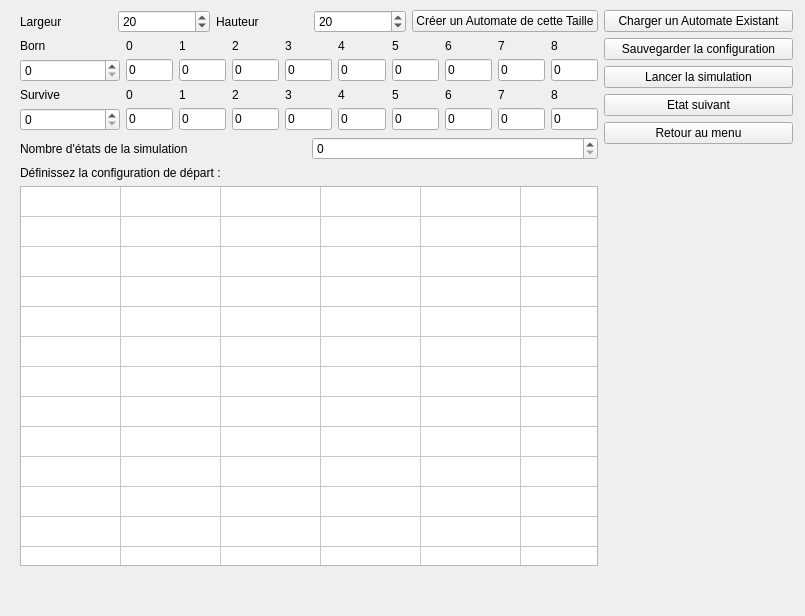
<?xml version="1.0" encoding="UTF-8"?>
<ui version="4.0">
 <class>Automate_2D</class>
 <widget class="QWidget" name="Automate_2D">
  <property name="geometry">
   <rect>
    <x>0</x>
    <y>0</y>
    <width>805</width>
    <height>616</height>
   </rect>
  </property>
  <property name="windowTitle">
   <string>Form</string>
  </property>
  <widget class="QWidget" name="verticalLayoutWidget">
   <property name="geometry">
    <rect>
     <x>604</x>
     <y>10</y>
     <width>189</width>
     <height>556</height>
    </rect>
   </property>
   <layout class="QVBoxLayout" name="verticalLayout_5">
    <property name="sizeConstraint">
     <enum>QLayout::SetDefaultConstraint</enum>
    </property>
    <item>
     <widget class="QPushButton" name="charge">
      <property name="text">
       <string>Charger un Automate Existant</string>
      </property>
     </widget>
    </item>
    <item>
     <widget class="QPushButton" name="save">
      <property name="text">
       <string>Sauvegarder la configuration</string>
      </property>
     </widget>
    </item>
    <item>
     <widget class="QPushButton" name="run">
      <property name="text">
       <string>Lancer la simulation</string>
      </property>
     </widget>
    </item>
    <item>
     <widget class="QPushButton" name="next">
      <property name="text">
       <string>Etat suivant</string>
      </property>
     </widget>
    </item>
    <item>
     <widget class="QPushButton" name="menu">
      <property name="text">
       <string>Retour au menu</string>
      </property>
     </widget>
    </item>
    <item>
     <spacer name="verticalSpacer">
      <property name="orientation">
       <enum>Qt::Vertical</enum>
      </property>
      <property name="sizeHint" stdset="0">
       <size>
        <width>20</width>
        <height>40</height>
       </size>
      </property>
     </spacer>
    </item>
   </layout>
  </widget>
  <widget class="QWidget" name="verticalLayoutWidget_2">
   <property name="geometry">
    <rect>
     <x>20</x>
     <y>10</y>
     <width>578</width>
     <height>556</height>
    </rect>
   </property>
   <layout class="QVBoxLayout" name="verticalLayout_6">
    <property name="sizeConstraint">
     <enum>QLayout::SetDefaultConstraint</enum>
    </property>
    <item>
     <layout class="QHBoxLayout" name="horizontalLayout_3">
      <item>
       <widget class="QLabel" name="size_l">
        <property name="text">
         <string>Largeur</string>
        </property>
       </widget>
      </item>
      <item>
       <widget class="QSpinBox" name="hauteur">
        <property name="value">
         <number>20</number>
        </property>
       </widget>
      </item>
      <item>
       <widget class="QLabel" name="label">
        <property name="text">
         <string>Hauteur</string>
        </property>
       </widget>
      </item>
      <item>
       <widget class="QSpinBox" name="largeur">
        <property name="value">
         <number>20</number>
        </property>
       </widget>
      </item>
      <item>
       <widget class="QPushButton" name="size">
        <property name="autoFillBackground">
         <bool>false</bool>
        </property>
        <property name="text">
         <string>Créer un Automate de cette Taille</string>
        </property>
        <property name="checkable">
         <bool>false</bool>
        </property>
        <property name="flat">
         <bool>false</bool>
        </property>
       </widget>
      </item>
     </layout>
    </item>
    <item>
     <layout class="QHBoxLayout" name="horizontalLayout_5">
      <item>
       <layout class="QVBoxLayout" name="verticalLayout_17">
        <item>
         <widget class="QLabel" name="born_l">
          <property name="text">
           <string>Born</string>
          </property>
         </widget>
        </item>
        <item>
         <widget class="QSpinBox" name="born">
          <property name="minimumSize">
           <size>
            <width>100</width>
            <height>0</height>
           </size>
          </property>
          <property name="maximum">
           <number>256</number>
          </property>
         </widget>
        </item>
        <item>
         <spacer name="verticalSpacer_10">
          <property name="orientation">
           <enum>Qt::Vertical</enum>
          </property>
          <property name="sizeHint" stdset="0">
           <size>
            <width>20</width>
            <height>40</height>
           </size>
          </property>
         </spacer>
        </item>
       </layout>
      </item>
      <item>
       <layout class="QVBoxLayout" name="verticalLayout_7">
        <item>
         <widget class="QLabel" name="Bitl0">
          <property name="text">
           <string>0</string>
          </property>
         </widget>
        </item>
        <item>
         <widget class="QLineEdit" name="Born0">
          <property name="text">
           <string>0</string>
          </property>
         </widget>
        </item>
        <item>
         <spacer name="verticalSpacer_3">
          <property name="orientation">
           <enum>Qt::Vertical</enum>
          </property>
          <property name="sizeHint" stdset="0">
           <size>
            <width>20</width>
            <height>40</height>
           </size>
          </property>
         </spacer>
        </item>
       </layout>
      </item>
      <item>
       <layout class="QVBoxLayout" name="verticalLayout_10">
        <item>
         <widget class="QLabel" name="Bitl1">
          <property name="text">
           <string>1</string>
          </property>
         </widget>
        </item>
        <item>
         <widget class="QLineEdit" name="Born1">
          <property name="text">
           <string>0</string>
          </property>
         </widget>
        </item>
        <item>
         <spacer name="verticalSpacer_2">
          <property name="orientation">
           <enum>Qt::Vertical</enum>
          </property>
          <property name="sizeHint" stdset="0">
           <size>
            <width>20</width>
            <height>40</height>
           </size>
          </property>
         </spacer>
        </item>
       </layout>
      </item>
      <item>
       <layout class="QVBoxLayout" name="verticalLayout_11">
        <item>
         <widget class="QLabel" name="Bitl2">
          <property name="text">
           <string>2</string>
          </property>
         </widget>
        </item>
        <item>
         <widget class="QLineEdit" name="Born2">
          <property name="text">
           <string>0</string>
          </property>
         </widget>
        </item>
        <item>
         <spacer name="verticalSpacer_4">
          <property name="orientation">
           <enum>Qt::Vertical</enum>
          </property>
          <property name="sizeHint" stdset="0">
           <size>
            <width>20</width>
            <height>40</height>
           </size>
          </property>
         </spacer>
        </item>
       </layout>
      </item>
      <item>
       <layout class="QVBoxLayout" name="verticalLayout_12">
        <item>
         <widget class="QLabel" name="Bitl3">
          <property name="text">
           <string>3</string>
          </property>
         </widget>
        </item>
        <item>
         <widget class="QLineEdit" name="Born3">
          <property name="text">
           <string>0</string>
          </property>
         </widget>
        </item>
        <item>
         <spacer name="verticalSpacer_5">
          <property name="orientation">
           <enum>Qt::Vertical</enum>
          </property>
          <property name="sizeHint" stdset="0">
           <size>
            <width>20</width>
            <height>40</height>
           </size>
          </property>
         </spacer>
        </item>
       </layout>
      </item>
      <item>
       <layout class="QVBoxLayout" name="verticalLayout_13">
        <item>
         <widget class="QLabel" name="Bitl4">
          <property name="text">
           <string>4</string>
          </property>
         </widget>
        </item>
        <item>
         <widget class="QLineEdit" name="Born4">
          <property name="text">
           <string>0</string>
          </property>
         </widget>
        </item>
        <item>
         <spacer name="verticalSpacer_6">
          <property name="orientation">
           <enum>Qt::Vertical</enum>
          </property>
          <property name="sizeHint" stdset="0">
           <size>
            <width>20</width>
            <height>40</height>
           </size>
          </property>
         </spacer>
        </item>
       </layout>
      </item>
      <item>
       <layout class="QVBoxLayout" name="verticalLayout_8">
        <item>
         <widget class="QLabel" name="Bitl5">
          <property name="text">
           <string>5</string>
          </property>
         </widget>
        </item>
        <item>
         <widget class="QLineEdit" name="Born5">
          <property name="text">
           <string>0</string>
          </property>
         </widget>
        </item>
        <item>
         <spacer name="verticalSpacer_7">
          <property name="orientation">
           <enum>Qt::Vertical</enum>
          </property>
          <property name="sizeHint" stdset="0">
           <size>
            <width>20</width>
            <height>40</height>
           </size>
          </property>
         </spacer>
        </item>
       </layout>
      </item>
      <item>
       <layout class="QVBoxLayout" name="verticalLayout_15">
        <item>
         <widget class="QLabel" name="Bitl6">
          <property name="text">
           <string>6</string>
          </property>
         </widget>
        </item>
        <item>
         <widget class="QLineEdit" name="Born6">
          <property name="text">
           <string>0</string>
          </property>
         </widget>
        </item>
        <item>
         <spacer name="verticalSpacer_8">
          <property name="orientation">
           <enum>Qt::Vertical</enum>
          </property>
          <property name="sizeHint" stdset="0">
           <size>
            <width>20</width>
            <height>40</height>
           </size>
          </property>
         </spacer>
        </item>
       </layout>
      </item>
      <item>
       <layout class="QVBoxLayout" name="verticalLayout_14">
        <item>
         <widget class="QLabel" name="Bitl7">
          <property name="text">
           <string>7</string>
          </property>
         </widget>
        </item>
        <item>
         <widget class="QLineEdit" name="Born7">
          <property name="text">
           <string>0</string>
          </property>
         </widget>
        </item>
        <item>
         <spacer name="verticalSpacer_9">
          <property name="orientation">
           <enum>Qt::Vertical</enum>
          </property>
          <property name="sizeHint" stdset="0">
           <size>
            <width>20</width>
            <height>40</height>
           </size>
          </property>
         </spacer>
        </item>
       </layout>
      </item>
      <item>
       <layout class="QVBoxLayout" name="verticalLayout_16">
        <item>
         <widget class="QLabel" name="Bitl7_2">
          <property name="text">
           <string>8</string>
          </property>
         </widget>
        </item>
        <item>
         <widget class="QLineEdit" name="Born8">
          <property name="text">
           <string>0</string>
          </property>
         </widget>
        </item>
        <item>
         <spacer name="verticalSpacer_11">
          <property name="orientation">
           <enum>Qt::Vertical</enum>
          </property>
          <property name="sizeHint" stdset="0">
           <size>
            <width>20</width>
            <height>40</height>
           </size>
          </property>
         </spacer>
        </item>
       </layout>
      </item>
     </layout>
    </item>
    <item>
     <layout class="QHBoxLayout" name="horizontalLayout_6">
      <item>
       <layout class="QVBoxLayout" name="verticalLayout_18">
        <item>
         <widget class="QLabel" name="rule_l_2">
          <property name="text">
           <string>Survive</string>
          </property>
         </widget>
        </item>
        <item>
         <widget class="QSpinBox" name="Survive">
          <property name="minimumSize">
           <size>
            <width>100</width>
            <height>0</height>
           </size>
          </property>
          <property name="maximum">
           <number>256</number>
          </property>
         </widget>
        </item>
        <item>
         <spacer name="verticalSpacer_12">
          <property name="orientation">
           <enum>Qt::Vertical</enum>
          </property>
          <property name="sizeHint" stdset="0">
           <size>
            <width>20</width>
            <height>40</height>
           </size>
          </property>
         </spacer>
        </item>
       </layout>
      </item>
      <item>
       <layout class="QVBoxLayout" name="verticalLayout_9">
        <item>
         <widget class="QLabel" name="Bitl0_2">
          <property name="text">
           <string>0</string>
          </property>
         </widget>
        </item>
        <item>
         <widget class="QLineEdit" name="Survive0">
          <property name="text">
           <string>0</string>
          </property>
         </widget>
        </item>
        <item>
         <spacer name="verticalSpacer_13">
          <property name="orientation">
           <enum>Qt::Vertical</enum>
          </property>
          <property name="sizeHint" stdset="0">
           <size>
            <width>20</width>
            <height>40</height>
           </size>
          </property>
         </spacer>
        </item>
       </layout>
      </item>
      <item>
       <layout class="QVBoxLayout" name="verticalLayout_19">
        <item>
         <widget class="QLabel" name="Bitl1_2">
          <property name="text">
           <string>1</string>
          </property>
         </widget>
        </item>
        <item>
         <widget class="QLineEdit" name="Survive1">
          <property name="text">
           <string>0</string>
          </property>
         </widget>
        </item>
        <item>
         <spacer name="verticalSpacer_14">
          <property name="orientation">
           <enum>Qt::Vertical</enum>
          </property>
          <property name="sizeHint" stdset="0">
           <size>
            <width>20</width>
            <height>40</height>
           </size>
          </property>
         </spacer>
        </item>
       </layout>
      </item>
      <item>
       <layout class="QVBoxLayout" name="verticalLayout_20">
        <item>
         <widget class="QLabel" name="Bitl2_2">
          <property name="text">
           <string>2</string>
          </property>
         </widget>
        </item>
        <item>
         <widget class="QLineEdit" name="Survive2">
          <property name="text">
           <string>0</string>
          </property>
         </widget>
        </item>
        <item>
         <spacer name="verticalSpacer_15">
          <property name="orientation">
           <enum>Qt::Vertical</enum>
          </property>
          <property name="sizeHint" stdset="0">
           <size>
            <width>20</width>
            <height>40</height>
           </size>
          </property>
         </spacer>
        </item>
       </layout>
      </item>
      <item>
       <layout class="QVBoxLayout" name="verticalLayout_21">
        <item>
         <widget class="QLabel" name="Bitl3_2">
          <property name="text">
           <string>3</string>
          </property>
         </widget>
        </item>
        <item>
         <widget class="QLineEdit" name="Survive3">
          <property name="text">
           <string>0</string>
          </property>
         </widget>
        </item>
        <item>
         <spacer name="verticalSpacer_16">
          <property name="orientation">
           <enum>Qt::Vertical</enum>
          </property>
          <property name="sizeHint" stdset="0">
           <size>
            <width>20</width>
            <height>40</height>
           </size>
          </property>
         </spacer>
        </item>
       </layout>
      </item>
      <item>
       <layout class="QVBoxLayout" name="verticalLayout_22">
        <item>
         <widget class="QLabel" name="Bitl4_2">
          <property name="text">
           <string>4</string>
          </property>
         </widget>
        </item>
        <item>
         <widget class="QLineEdit" name="Survive4">
          <property name="text">
           <string>0</string>
          </property>
         </widget>
        </item>
        <item>
         <spacer name="verticalSpacer_17">
          <property name="orientation">
           <enum>Qt::Vertical</enum>
          </property>
          <property name="sizeHint" stdset="0">
           <size>
            <width>20</width>
            <height>40</height>
           </size>
          </property>
         </spacer>
        </item>
       </layout>
      </item>
      <item>
       <layout class="QVBoxLayout" name="verticalLayout_23">
        <item>
         <widget class="QLabel" name="Bitl5_2">
          <property name="text">
           <string>5</string>
          </property>
         </widget>
        </item>
        <item>
         <widget class="QLineEdit" name="Survive5">
          <property name="text">
           <string>0</string>
          </property>
         </widget>
        </item>
        <item>
         <spacer name="verticalSpacer_18">
          <property name="orientation">
           <enum>Qt::Vertical</enum>
          </property>
          <property name="sizeHint" stdset="0">
           <size>
            <width>20</width>
            <height>40</height>
           </size>
          </property>
         </spacer>
        </item>
       </layout>
      </item>
      <item>
       <layout class="QVBoxLayout" name="verticalLayout_24">
        <item>
         <widget class="QLabel" name="Bitl6_2">
          <property name="text">
           <string>6</string>
          </property>
         </widget>
        </item>
        <item>
         <widget class="QLineEdit" name="Survive6">
          <property name="text">
           <string>0</string>
          </property>
         </widget>
        </item>
        <item>
         <spacer name="verticalSpacer_19">
          <property name="orientation">
           <enum>Qt::Vertical</enum>
          </property>
          <property name="sizeHint" stdset="0">
           <size>
            <width>20</width>
            <height>40</height>
           </size>
          </property>
         </spacer>
        </item>
       </layout>
      </item>
      <item>
       <layout class="QVBoxLayout" name="verticalLayout_25">
        <item>
         <widget class="QLabel" name="Bitl7_3">
          <property name="text">
           <string>7</string>
          </property>
         </widget>
        </item>
        <item>
         <widget class="QLineEdit" name="Survive7">
          <property name="text">
           <string>0</string>
          </property>
         </widget>
        </item>
        <item>
         <spacer name="verticalSpacer_20">
          <property name="orientation">
           <enum>Qt::Vertical</enum>
          </property>
          <property name="sizeHint" stdset="0">
           <size>
            <width>20</width>
            <height>40</height>
           </size>
          </property>
         </spacer>
        </item>
       </layout>
      </item>
      <item>
       <layout class="QVBoxLayout" name="verticalLayout_26">
        <item>
         <widget class="QLabel" name="Bitl7_4">
          <property name="text">
           <string>8</string>
          </property>
         </widget>
        </item>
        <item>
         <widget class="QLineEdit" name="Survive8">
          <property name="text">
           <string>0</string>
          </property>
         </widget>
        </item>
        <item>
         <spacer name="verticalSpacer_21">
          <property name="orientation">
           <enum>Qt::Vertical</enum>
          </property>
          <property name="sizeHint" stdset="0">
           <size>
            <width>20</width>
            <height>40</height>
           </size>
          </property>
         </spacer>
        </item>
       </layout>
      </item>
     </layout>
    </item>
    <item>
     <layout class="QHBoxLayout" name="horizontalLayout_2">
      <item>
       <widget class="QLabel" name="label_2">
        <property name="text">
         <string>Nombre d'états de la simulation</string>
        </property>
       </widget>
      </item>
      <item>
       <widget class="QSpinBox" name="nb_etats"/>
      </item>
     </layout>
    </item>
    <item>
     <widget class="QLabel" name="init_l">
      <property name="text">
       <string>Définissez la configuration de départ : </string>
      </property>
     </widget>
    </item>
    <item>
     <layout class="QVBoxLayout" name="simulation">
      <item>
       <widget class="QTableWidget" name="grid">
        <property name="enabled">
         <bool>true</bool>
        </property>
        <property name="sizePolicy">
         <sizepolicy hsizetype="Expanding" vsizetype="Expanding">
          <horstretch>0</horstretch>
          <verstretch>0</verstretch>
         </sizepolicy>
        </property>
        <property name="maximumSize">
         <size>
          <width>16777215</width>
          <height>16777215</height>
         </size>
        </property>
        <property name="verticalScrollBarPolicy">
         <enum>Qt::ScrollBarAlwaysOff</enum>
        </property>
        <property name="horizontalScrollBarPolicy">
         <enum>Qt::ScrollBarAlwaysOff</enum>
        </property>
        <property name="sizeAdjustPolicy">
         <enum>QAbstractScrollArea::AdjustToContents</enum>
        </property>
        <attribute name="horizontalHeaderVisible">
         <bool>false</bool>
        </attribute>
        <attribute name="verticalHeaderVisible">
         <bool>false</bool>
        </attribute>
        <row>
         <property name="text">
          <string>Nouvelle ligne</string>
         </property>
        </row>
        <row>
         <property name="text">
          <string>Nouvelle ligne</string>
         </property>
        </row>
        <row>
         <property name="text">
          <string>Nouvelle ligne</string>
         </property>
        </row>
        <row>
         <property name="text">
          <string>Nouvelle ligne</string>
         </property>
        </row>
        <row>
         <property name="text">
          <string>Nouvelle ligne</string>
         </property>
        </row>
        <row>
         <property name="text">
          <string>Nouvelle ligne</string>
         </property>
        </row>
        <row>
         <property name="text">
          <string>Nouvelle ligne</string>
         </property>
        </row>
        <row>
         <property name="text">
          <string>Nouvelle ligne</string>
         </property>
        </row>
        <row>
         <property name="text">
          <string>Nouvelle ligne</string>
         </property>
        </row>
        <row>
         <property name="text">
          <string>Nouvelle ligne</string>
         </property>
        </row>
        <row>
         <property name="text">
          <string>Nouvelle ligne</string>
         </property>
        </row>
        <row>
         <property name="text">
          <string>Nouvelle ligne</string>
         </property>
        </row>
        <row>
         <property name="text">
          <string>Nouvelle ligne</string>
         </property>
        </row>
        <row>
         <property name="text">
          <string>Nouvelle ligne</string>
         </property>
        </row>
        <row>
         <property name="text">
          <string>Nouvelle ligne</string>
         </property>
        </row>
        <row>
         <property name="text">
          <string>Nouvelle ligne</string>
         </property>
        </row>
        <row>
         <property name="text">
          <string>Nouvelle ligne</string>
         </property>
        </row>
        <row>
         <property name="text">
          <string>Nouvelle ligne</string>
         </property>
        </row>
        <row>
         <property name="text">
          <string>Nouvelle ligne</string>
         </property>
        </row>
        <row>
         <property name="text">
          <string>Nouvelle ligne</string>
         </property>
        </row>
        <column>
         <property name="text">
          <string>Nouvelle colonne</string>
         </property>
        </column>
        <column>
         <property name="text">
          <string>Nouvelle colonne</string>
         </property>
        </column>
        <column>
         <property name="text">
          <string>Nouvelle colonne</string>
         </property>
        </column>
        <column>
         <property name="text">
          <string>Nouvelle colonne</string>
         </property>
        </column>
        <column>
         <property name="text">
          <string>Nouvelle colonne</string>
         </property>
        </column>
        <column>
         <property name="text">
          <string>Nouvelle colonne</string>
         </property>
        </column>
        <column>
         <property name="text">
          <string>Nouvelle colonne</string>
         </property>
        </column>
        <column>
         <property name="text">
          <string>Nouvelle colonne</string>
         </property>
        </column>
        <column>
         <property name="text">
          <string>Nouvelle colonne</string>
         </property>
        </column>
        <column>
         <property name="text">
          <string>Nouvelle colonne</string>
         </property>
        </column>
        <column>
         <property name="text">
          <string>Nouvelle colonne</string>
         </property>
        </column>
        <column>
         <property name="text">
          <string>Nouvelle colonne</string>
         </property>
        </column>
        <column>
         <property name="text">
          <string>Nouvelle colonne</string>
         </property>
        </column>
        <column>
         <property name="text">
          <string>Nouvelle colonne</string>
         </property>
        </column>
        <column>
         <property name="text">
          <string>Nouvelle colonne</string>
         </property>
        </column>
        <column>
         <property name="text">
          <string>Nouvelle colonne</string>
         </property>
        </column>
        <column>
         <property name="text">
          <string>Nouvelle colonne</string>
         </property>
        </column>
        <column>
         <property name="text">
          <string>Nouvelle colonne</string>
         </property>
        </column>
        <column>
         <property name="text">
          <string>Nouvelle colonne</string>
         </property>
        </column>
        <column>
         <property name="text">
          <string>Nouvelle colonne</string>
         </property>
        </column>
       </widget>
      </item>
     </layout>
    </item>
   </layout>
  </widget>
 </widget>
 <resources/>
 <connections/>
</ui>
